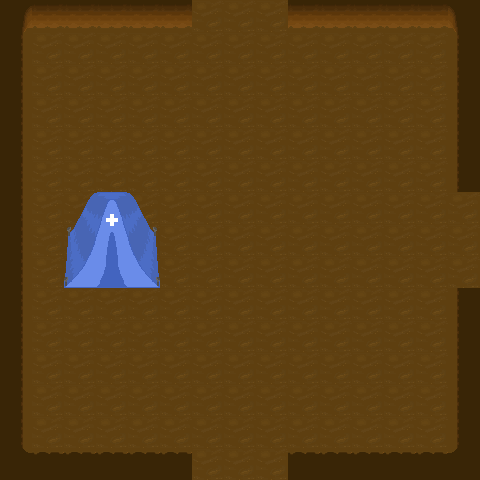

Rendered tile map (Tiled .tmx) drawn with the repository's tilesets; below, a short description and the full map source, tile grids included:
An orthogonal 15x15 tile map with 32x32 px tiles, 2 tile layers (Floor, Walls) and 1 object.

<map version="1.0" orientation="orthogonal" renderorder="right-down" width="15" height="15" tilewidth="32" tileheight="32" nextobjectid="5">
 <tileset firstgid="1" name="Tiles" tilewidth="32" tileheight="32" tilecount="256" columns="16">
  <image source="../../Textures/Tiles.png" width="512" height="512" />
 </tileset>
 <layer name="Floor" width="15" height="15">
  <data encoding="csv">
22,22,22,22,22,22,22,22,22,22,22,22,22,22,22,
22,22,22,22,22,22,22,22,22,22,22,22,22,22,22,
22,22,22,22,22,22,22,22,22,22,22,22,22,22,22,
22,22,22,22,22,22,22,22,22,22,22,22,22,22,22,
22,22,22,22,22,22,22,22,22,22,22,22,22,22,22,
22,22,22,22,22,22,22,22,22,22,22,22,22,22,22,
22,22,22,22,22,22,22,22,22,22,22,22,22,22,22,
22,22,22,22,22,22,22,22,22,22,22,22,22,22,22,
22,22,22,22,22,22,22,22,22,22,22,22,22,22,22,
22,22,22,22,22,22,22,22,22,22,22,22,22,22,22,
22,22,22,22,22,22,22,22,22,22,22,22,22,22,22,
22,22,22,22,22,22,22,22,22,22,22,22,22,22,22,
22,22,22,22,22,22,22,22,22,22,22,22,22,22,22,
22,22,22,22,22,22,22,22,22,22,22,22,22,22,22,
22,22,22,22,22,22,22,22,22,22,22,22,22,22,22
</data>
 </layer>
 <layer name="Walls" width="15" height="15">
  <data encoding="csv">
23,71,71,71,71,71,0,0,0,71,71,71,71,71,24,
56,0,0,0,0,0,0,0,0,0,0,0,0,0,54,
56,0,0,0,0,0,0,0,0,0,0,0,0,0,54,
56,0,0,0,0,0,0,0,0,0,0,0,0,0,54,
56,0,0,0,0,0,0,0,0,0,0,0,0,0,54,
56,0,0,0,0,0,0,0,0,0,0,0,0,0,54,
56,0,86,87,88,0,0,0,0,0,0,0,0,0,0,
56,0,102,103,104,0,0,0,0,0,0,0,0,0,0,
56,0,118,119,120,0,0,0,0,0,0,0,0,0,0,
56,0,0,0,0,0,0,0,0,0,0,0,0,0,54,
56,0,0,0,0,0,0,0,0,0,0,0,0,0,54,
56,0,0,0,0,0,0,0,0,0,0,0,0,0,54,
56,0,0,0,0,0,0,0,0,0,0,0,0,0,54,
56,0,0,0,0,0,0,0,0,0,0,0,0,0,54,
8,39,39,39,39,39,0,0,0,39,39,39,39,39,7
</data>
 </layer>
 <objectgroup name="Objectives" />
 <objectgroup name="Lights">
  <object id="4" x="75" y="175" width="26" height="23">
   <properties>
    <property name="blue" value="1" />
    <property name="brightness" value="1" />
    <property name="green" value="1" />
    <property name="red" value="1" />
   </properties>
  </object>
 </objectgroup>
</map>
